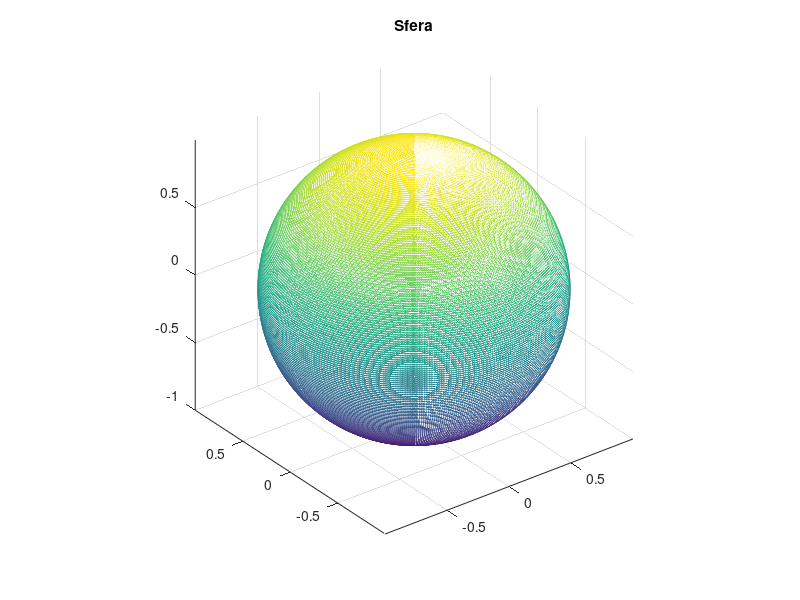

This figure's MATLAB source:
%% Sfera
r=linspace(-pi,pi,400);
t=linspace(0,2*pi,400);
[R,T]=meshgrid(r,t);
x=cos(T).*sin(R);
y=sin(T).*sin(R);
z=cos(R);

mesh(x,y,z);
axis equal;
title("Sfera");

clear("r", "R", "t", "T", "x", "y", "z");